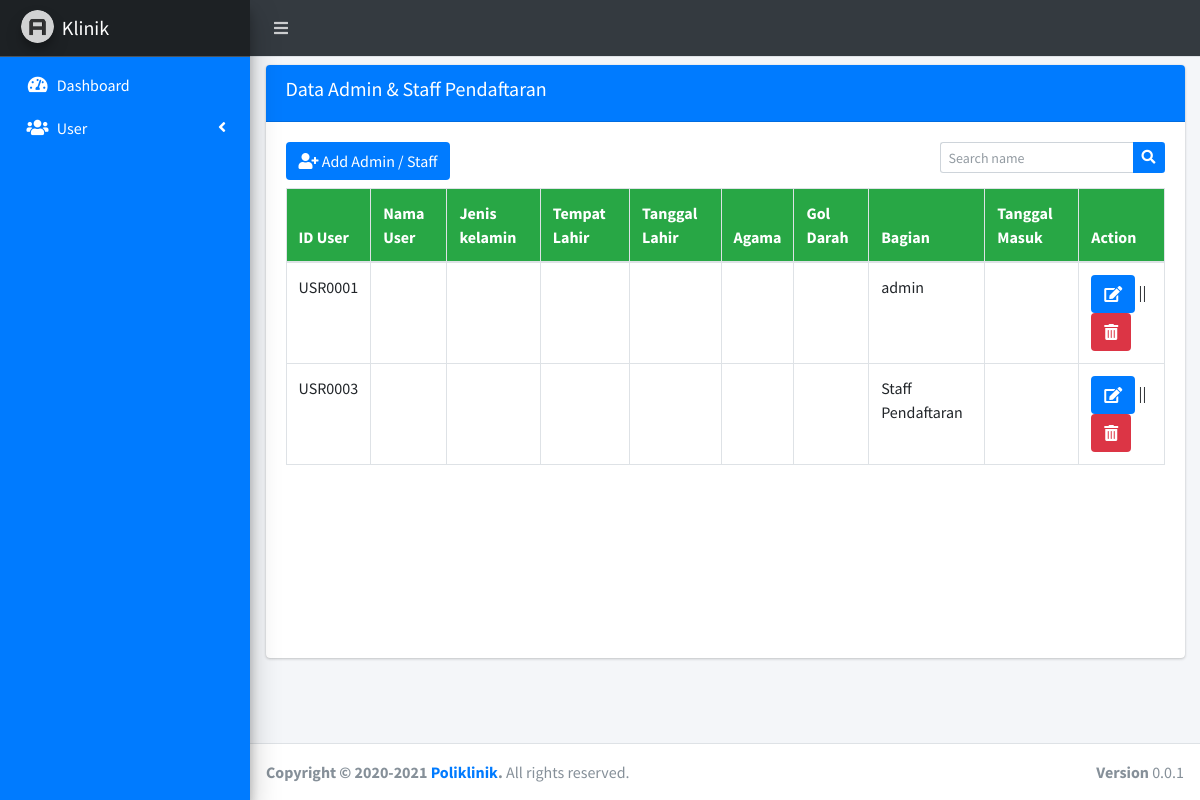
Before: /admin.php?page=staff with the older database file.
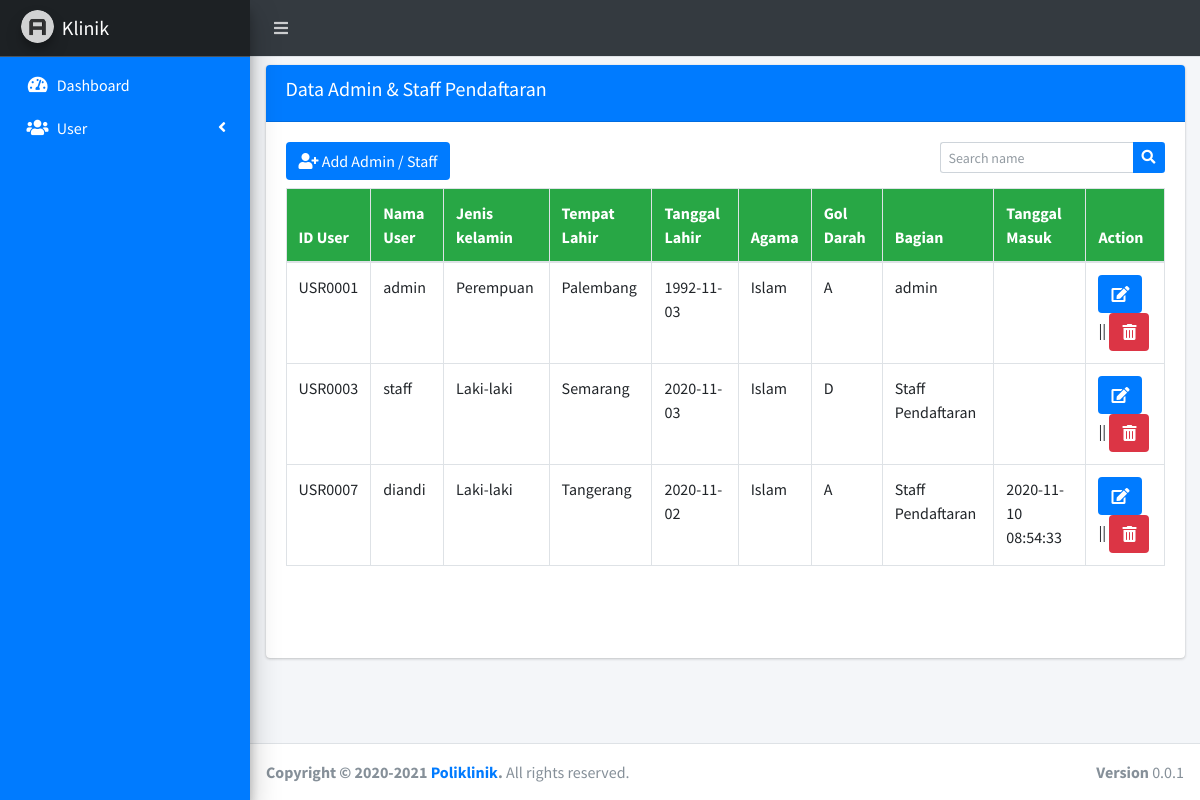
After: the same page with the newer database file.
### tables this page shows
CREATE TABLE `tb_rols_user` (
  `id_rols_user` char(15) NOT NULL,
  `id_user` char(15) NOT NULL,
  `id_bagian` char(15) NOT NULL,
  `tgl_user_regis` varchar(225) NOT NULL
);

CREATE TABLE `tb_bagian` (
  `id_bagian` char(15) NOT NULL,
  `nama_bagian` varchar(50) NOT NULL
);

CREATE TABLE `tb_user` (
  `id_user` char(15) NOT NULL,
  `username` varchar(50) NOT NULL,
  `password` varchar(225) NOT NULL,
  `confirm_password` varchar(225) NOT NULL,
  `nama_user` varchar(30) NOT NULL,
  `jenis_kelamin` varchar(10) NOT NULL,
  `gol_darah` varchar(10) NOT NULL,
  `tempat_lahir` varchar(100) NOT NULL,
  `tanggal_lahir` varchar(225) NOT NULL,
  `agama` varchar(10) NOT NULL,
  `tgl_masuk` varchar(225) NOT NULL
);

### page/admin/users/staff.php (the view, shortened to what this page needs)
<div class="row">
	<div class="col-sm-12">
		<div class="card mt-2">
			<div class="card-header bg-blue">
				<h5>Data Admin & Staff Pendaftaran</h5>
			</div>
			<div class="card-body">
				<div class="row">
				<div class="col-sm-6 mb-2">
					<a href="" class="btn bg-blue" data-toggle="modal" data-target="#modal-lg"><i class="fa fa-user-plus"></i> Add Admin / Staff</a>
				</div>
				<div class="col-sm-6 mb-2">
					<form class="float-right" action="" method="POST">
				      <div class="input-group input-group-sm">
				        <input class="form-control form-control-navbar" name="search" type="search" placeholder="Search name" aria-label="Search">
				        <div class="input-group-append">
				          <button class="btn bg-blue" type="submit" name="tampil">
				            <i class="fas fa-search"></i>
				          </button>
				        </div>
				      </div>
				    </form>
				</div>
				</div>
				<div class="table-responsive" style="height: 450px;">
					<table class="table table-hover table-bordered">
						<thead class="bg-success">
							<tr>
								<th>ID User</th>
								<th>Nama User</th>
								<th>Jenis kelamin</th>
								<th>Tempat Lahir</th>
								<th>Tanggal Lahir</th>
								<th>Agama</th>
								<th>Gol Darah</th>
								<th>Bagian</th>
								<th>Tanggal Masuk</th>
								<th>Action</th>
							</tr>
						</thead>
						<tbody>
						<?php
						if (isset($_POST['tampil'])) {
							$search = $_POST['search'];
							$sql = mysqli_query($koneksi, "SELECT * FROM tb_user X INNER JOIN tb_rols_user Y ON y.id_user = x.id_user INNER JOIN tb_bagian z ON z.id_bagian = y.id_bagian WHERE y.id_bagian != 'BG003' AND y.id_bagian != 'BG004' AND nama_user LIKE '%".$search."%' OR nama_bagian LIKE '%".$search."%'");
						}else{
							$sql = mysqli_query($koneksi, "SELECT * FROM tb_user X INNER JOIN tb_rols_user Y ON y.id_user = x.id_user INNER JOIN tb_bagian z ON z.id_bagian = y.id_bagian WHERE y.id_bagian != 'BG003' AND y.id_bagian != 'BG004'");
						}
						while ($data = mysqli_fetch_array($sql)) { ?>
							<tr>
								<td><?= $data['id_user']; ?></td>
								<td><?= $data['nama_user']; ?></td>
								<td><?= $data['jenis_kelamin']; ?></td>
								<td><?= $data['tempat_lahir']; ?></td>
								<td><?= $data['tanggal_lahir']; ?></td>
								<td><?= $data['agama']; ?></td>
								<td><?= $data['gol_darah']; ?></td>
								<td><?= $data['nama_bagian']; ?></td>
								<td><?= $data['tgl_masuk']; ?></td>
								<td>
									<a href="#myAdmin" id='custId' data-toggle='modal' data-id="<?= $data['id_user'] ?>" class="btn bg-blue"><i  class="fa fa-edit"></i></a> || <a href="page/admin/proses/proses_delete_adminstaff.php?id=<?= $data['id_user']; ?>" class="btn bg-danger"><i class="fa fa-trash-alt"></i></a>
								</td>
							</tr>
						<?php }
						?>
						</tbody>
					</table>
				</div>
			</div>
		</div>
	</div>
</div>

Changed rows visible on the page:
changed through a linked row, tb_rols_user "USR0001": id_user.nama_user (not shown) → "admin"; id_user.jenis_kelamin (not shown) → "Perempuan"; id_user.tempat_lahir (not shown) → "Palembang"; id_user.tanggal_lahir (not shown) → "1992-11-03"; id_user.agama (not shown) → "Islam"; id_user.gol_darah (not shown) → "A"
changed through a linked row, tb_rols_user "USR0003": id_user.nama_user (not shown) → "staff"; id_user.jenis_kelamin (not shown) → "Laki-laki"; id_user.tempat_lahir (not shown) → "Semarang"; id_user.tanggal_lahir (not shown) → "2020-11-03"; id_user.agama (not shown) → "Islam"; id_user.gol_darah (not shown) → "D"
added tb_rols_user: id_user "USR0007", id_user.nama_user "diandi", id_user.jenis_kelamin "Laki-laki", id_user.tempat_lahir "Tangerang", id_user.tanggal_lahir "2020-11-02", id_user.agama "Islam", id_user.gol_darah "A", id_bagian.nama_bagian "Staff Pendaftaran", id_user.tgl_masuk "2020-11-10 08:54:33"
